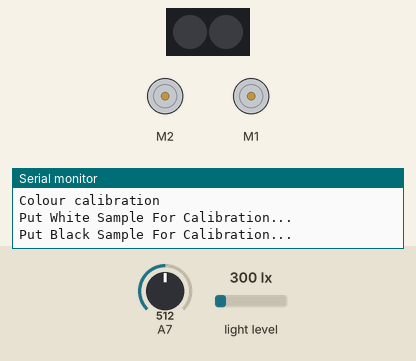
Recording of a sketch running on a simulated Arduino Uno, built with avr-gcc and run on an emulated ATmega328P. Parts: 2 RGB LEDs in strip order, left to right, 2 × DC motor (green arrow = forward, orange = backward, longer = faster), the last lines printed to the serial monitor. Inputs (shaded band) come from the test bench; at power-on: A7 = 512, light level 300 lx.

Above: at 16.2 s.
19.9 s: A7 set to 0
At 23.8 s:
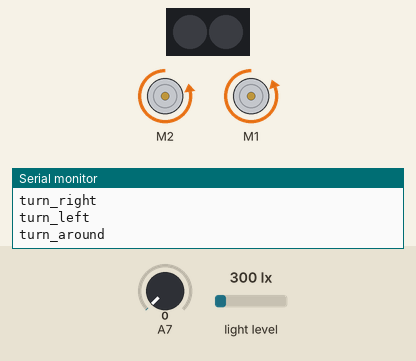
At 31.57 s:
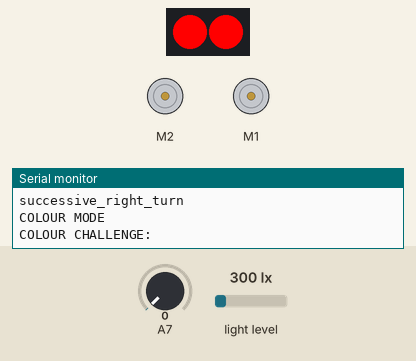
Timing chart, 0 to 31.9 s (numbered marks = the images above; inputs shaded):
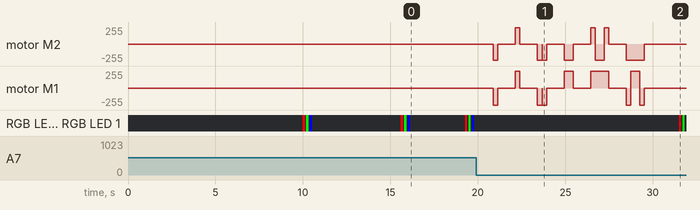

The sketch:

calibration.ino
```cpp
#include "MeMCore.h"

/* Code to calibrate colour sensor and motor of mBot
   Colour calibration code is adapted from Week 10 Studio 1.
   Motor variables to be calibrated are changes manually until accurate. */

// Motor variables
MeDCMotor motorL(M2);  // Left motor
MeDCMotor motorR(M1);  // Right motor
int speedL = 245;  // Speed of left motor, to calibrate
int speedR = 255;  // Speed of right motor, to calibrate
int turnDelayL = 265;  // In milliseconds, to calibrate
int turnDelayR = 265;  // In milliseconds, to calibrate

// Colour sensor variables
MeLightSensor lightSensor(PORT_6);
MeRGBLed led(PORT_7);
#define DELAY 75 // Milliseconds

float whiteArray[] = {0,0,0};
float blackArray[] = {0,0,0};
float colourArray[] = {0,0,0};
float greyDiff[] = {0,0,0};

bool calibration_mode = true;  // true for colour, false for motor
long start;  // To keep time

void setup() {
  Serial.begin(9600);

  // If colour calibration is not needed, press button to start motor calibration
  start = millis();
  Serial.println("Press button to skip colour calibration.");
  while (millis()-start < 5000) {
    if (analogRead(7) == 0) {
    calibration_mode = !calibration_mode;
    break;
    }
  }

  // Colour calibration. Will be skipped if button is pressed.
  if (calibration_mode) {
    Serial.println("Colour calibration");
    setBalance();  // Colour sensor calibration

    // Print results
    Serial.println("COLOUR RESULTS: ");
    Serial.println("GreyDiff:");
    for (int i=0; i<3; i++) {
      Serial.print(greyDiff[i]);
      Serial.print("; ");
    }
    Serial.println();
    Serial.println("blackArray:");
    for (int i=0; i<3; i++) {
      Serial.print(blackArray[i]);
      Serial.print("; ");
    }
    Serial.println();
    Serial.println("WhiteArray:");
    for (int i=0; i<3; i++) {
      Serial.print(whiteArray[i]);
      Serial.println("; ");
    }
  } else {
    Serial.println("MOTOR MODE");
    motor_test();
  }
}

void loop() {
  // Allow to swap between colour calibration and motor calibration by pressing button
  start = millis();
  while (millis()-start < 3000) {
    if (analogRead(7) == 0) {
    calibration_mode = !calibration_mode;
    break;
    }
  }
  if (calibration_mode) {
    Serial.println("COLOUR MODE");
    get_colour();  // Get colour above mBot and display colour code in Serial monitor
  } else {
    Serial.println("MOTOR MODE");
    motor_test();  // Run motor commands to test accuracy
  }
  delay(1000);
}


// ================================ //
// Functions for colour calibration //
// ================================ //

// Setting values for white and black
void setBalance(){
  led.setColor(0, 0, 0); led.show();  // Ensure led is off

  // Set white balance
  Serial.println("Put White Sample For Calibration...");
  delay(5000);  // Delay for 5 seconds for getting sample ready
  for (int i = 0; i < 3; i++) {
    led.setColor((i==0) ? 255:0, (i==1) ? 255:0,(i==2) ? 255:0); led.show();
    delay(DELAY);
    whiteArray[i] = getAvgReading(5);
    led.setColor(0, 0, 0); led.show();
    delay(DELAY);
  }

  // Set black balance
  Serial.println("Put Black Sample For Calibration...");
  delay(5000);
  for (int i = 0; i < 3; i++) {
    led.setColor((i==0) ? 255:0, (i==1) ? 255:0,(i==2) ? 255:0); led.show();
    delay(DELAY);
    blackArray[i] = getAvgReading(5);
    led.setColor(0, 0, 0); led.show();
    delay(DELAY);
  }

  // The differnce between the maximum and the minimum gives the range
  for(int i = 0; i < 3; i++){
     greyDiff[i] = whiteArray[i] - blackArray[i];
  }
}

// Returns the average value of input number of readings
int getAvgReading(int times){
  // Find the average reading for the requested number of times of scanning LDR
  int total = 0;
  // Fake the reading as many times as requested and add them up
  for(int i = 0; i < times; i++){
     total += lightSensor.read();
     delay(10);
  }
  // Calculate the average and return it
  return total/times;
}

// Returns the code of detected colour based on calculated values
char get_colour(){
  Serial.println("COLOUR CHALLENGE:");
  for(int c = 0;c<3;c++){
    led.setColor((c==0) ? 255:0, (c==1) ? 255:0,(c==2) ? 255:0); led.show();
    delay(DELAY);
    colourArray[c] = getAvgReading(5);  // Get intensity of light
    colourArray[c] = (colourArray[c] - blackArray[c])/(greyDiff[c])*255;
    led.setColor(0, 0, 0); led.show();
    delay(DELAY);
  }

  // Logging
  for (int i=0;i<3;i++) {
    Serial.print(int(colourArray[i]));
    Serial.print("; ");
  }
  Serial.println();

  // Thresholding to deduce colour shown
  // -------------------------------
  // | 'R' = RED    | 'P' = PURPLE |
  // | 'G' = GREEN  | 'K' = BLACK  |
  // | 'B' = BLUE   | 'E' = ERROR  |
  // | 'Y' = YELLOW | 'N' = NIL    |
  // -------------------------------
  if (colourArray[0] > 200 && colourArray[1] > 200 && colourArray[2] > 200) {
    Serial.println('N');
    return 'N';
  } else if (colourArray[0] > 220) {
    Serial.println('Y');
    return 'Y';
  } else if (colourArray[0] < 20 && colourArray[1] < 20) {
    Serial.println('K');
    return 'K';
  } else if (colourArray[0] < 90) {
    Serial.println('G');
    return 'G';
  } else if (colourArray[1] < 90) {
    Serial.println('R');
    return 'R';
  } else if (colourArray[1] > 180) {
    Serial.println('B');
    return 'B';
  } else if (colourArray[2] > 110) {
    Serial.println('P');
    return 'P';
  } else {
    Serial.println('E');
    return 'E';
  }
}


// =============================== //
// Functions for motor calibration //
// =============================== //

// Send various move commands to mBot to test precision of moves
void motor_test() {
  Serial.println("turn_right");
  turn_right();
  delay(1000);
  Serial.println("turn_left");
  turn_left();
  delay(1000);
  Serial.println("turn_around");
  turn_around();
  delay(1000);
  Serial.println("forward");
  forward();
  motorL.stop();
  motorR.stop();
  delay(1000);
  Serial.println("successive_left_turn");
  successive_left_turn();
  delay(1000);
  Serial.println("successive_right_turn");
  successive_right_turn();
  delay(1000);
}

void  turn_right(){
  motorL.run(-speedL);
  motorR.run(-speedR);
  delay(turnDelayR);
  motorL.stop();
  motorR.stop();
}

void turn_left() {
  motorL.run(speedL);
  motorR.run(speedR);
  delay(turnDelayL);
  motorL.stop();
  motorR.stop();
}

void turn_around() {
  turn_right();
  motorL.stop();
  motorR.stop();
  delay(10);
  turn_right();
}

void forward() {
  motorL.run(-speedL);
  motorR.run(speedR);
  delay(500);
}

void successive_left_turn() {
  turn_left();
  forward();
  turn_left();
}

void successive_right_turn() {
  turn_right();
  forward();
  turn_right();
}
```

Measured:
- after the input at 19.9 s, motor M2: stopped → backward 245/255 after 0.98 s, → stopped 0.27 s later, → forward 245/255 1.0 s later, → stopped 0.27 s later, … (16 changes in this stretch); motor M1: stopped → backward 255/255 after 0.98 s, → stopped 0.27 s later, → forward 255/255 1.0 s later, → stopped 0.27 s later, … (16 changes in this stretch)
